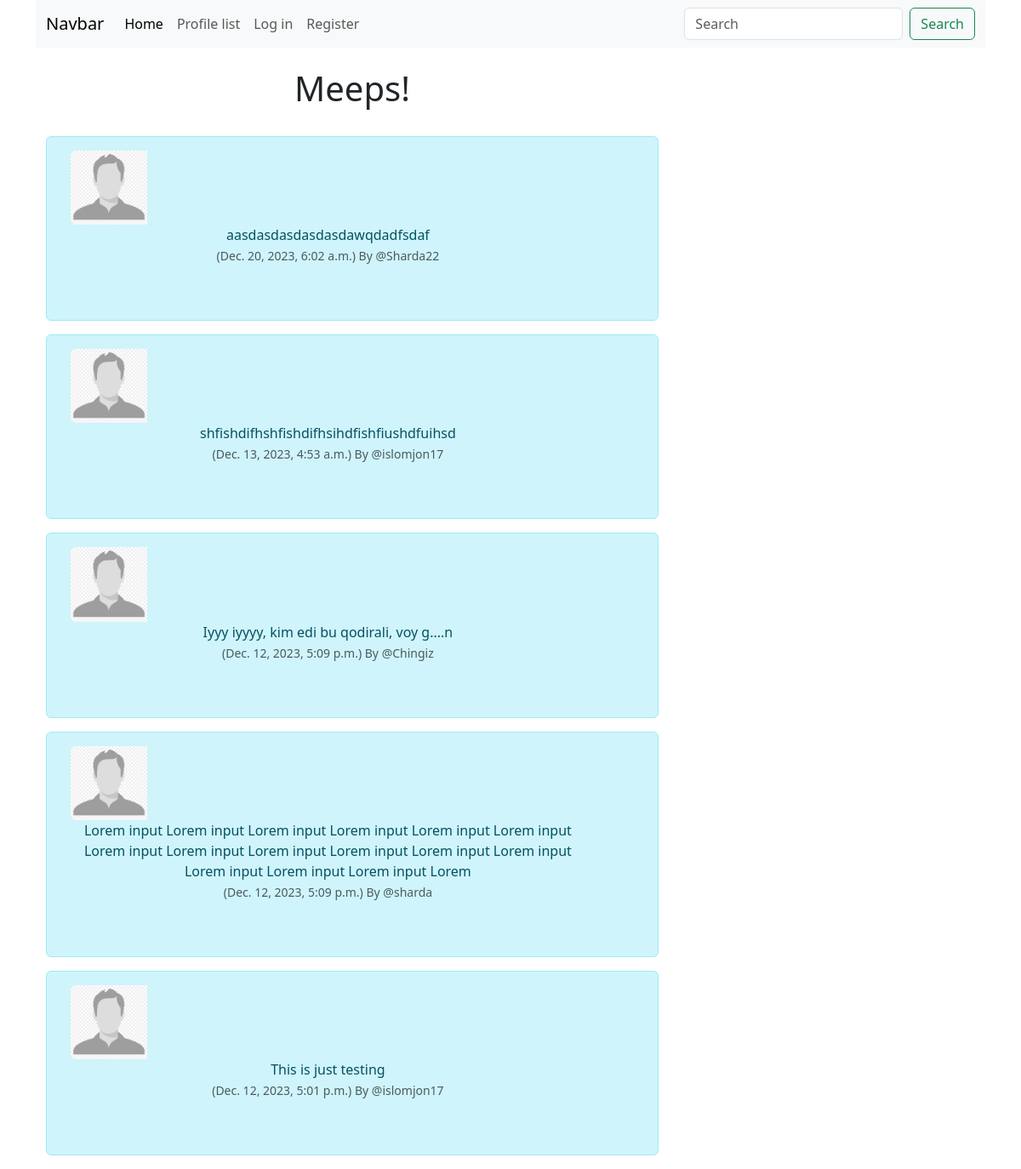
The app's page /, older data.
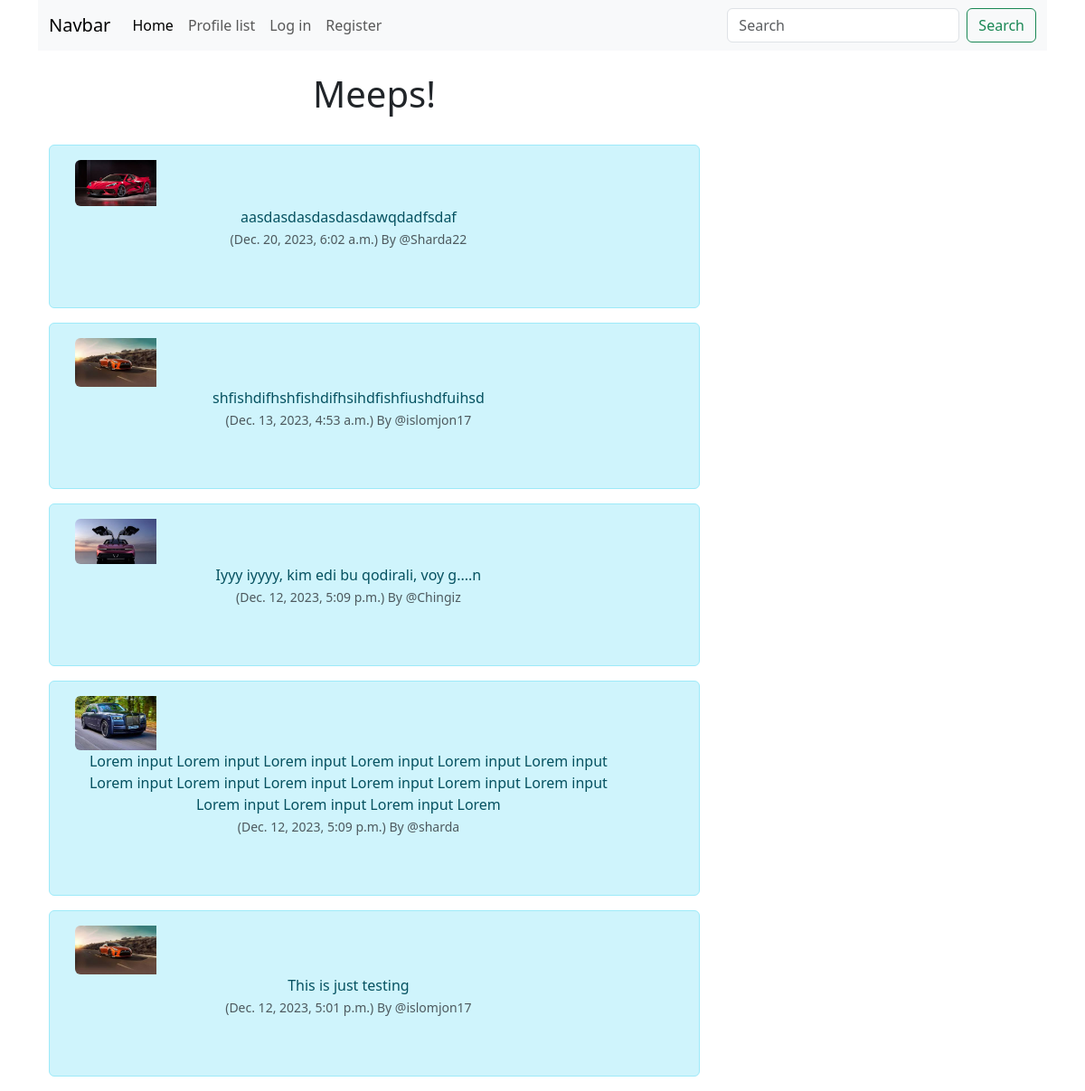
The same page, newer data.
### twitterclone/models.py (models this page shows, shortened)
class Meep(models.Model):
    user = models.ForeignKey(
        User, related_name = "meeps",
        on_delete= models.DO_NOTHING
    )
    body = models.CharField(max_length=200)
    created_at = models.DateTimeField(auto_now_add=True)
    likes = models.ManyToManyField(User, related_name="meep_like", blank=True)

class Profile(models.Model):
    user = models.OneToOneField(User, on_delete=models.CASCADE)
    follows = models.ManyToManyField("self",
                                    related_name="followed_by",
                                    symmetrical=False,
                                    blank=True)
    profile_image = models.ImageField(null=True, blank=True, upload_to="images/")
    created_date = models.DateTimeField(User, auto_now=True)

### twitterclone/views.py (the view)
# urls.py: path('', views.home, name="home"),
def home(request):
    if request.user.is_authenticated:
        form = MeepForm(request.POST or None)
        profiles = Profile.objects.exclude(user=request.user)
        if request.method == "POST":
            if form.is_valid():
                meep = form.save(commit=False)
                meep.user = request.user
                meep.save()
                messages.success(request, ("Yout meep has been posted!"))
                return redirect('home')
        meeps = Meep.objects.all().order_by("-created_at")
        return render(request, 'home.html', {'meeps':meeps, 'form':form})
    else:
        meeps = Meep.objects.all().order_by("-created_at")
        return render(request, 'home.html', {'meeps':meeps})

### twitterclone/templates/home.html (shortened to what this page needs)
{% extends 'base.html' %}
{% load static %}
{% block content %}
<div class="container text-center">
	<div class="row">
		<div class="col-8">
<h1> Meeps! </h1>
<br/>
{% for meeps in meeps %}
<div class="alert alert-info" role="alert">
  <div class="container">
    <div class="row">
        <div class="col-2">
            {% if meeps.user.profile.profile_image %}
              <img src="{{ meeps.user.profile.profile_image.url }}" width="200" height="200" class="img-fluid rounded-start  " alt="{{ profiles.user.username }}">
              {% else %}
              <img src="{% static 'twitterclone/images/profile_image_2.png' %}" width="200" height="200" class="img-fluid rounded-start" alt="Profile picture">
             {% endif %}
        </div>
             <div class="col-11">
            {{ meeps.body }} </br>
            <small class="text-muted">
            ({{ meeps.created_at }}) By
            @{{ meeps.user.username }}
          </small>
          <br/> <br/><br/>
        </div>
      </div>
     </div>
  </div>
{% endfor %}
</div>
<div class="col-4">
  <br/><br/><br/>
</div>
{% endblock  %}

Row changes from the older to the newer data that the page shows:
changed through a linked row, Meep "aasdasdasdasdasdawqdadfsdaf": user.profile.profile_image: picture added; profile_image: picture removed
changed through a linked row, Meep "shfishdifhshfishdifhsihdfishfiushdfuihsd": user.profile.profile_image: picture added; profile_image: picture removed
changed through a linked row, Meep "Iyyy iyyyy, kim edi bu qodirali, voy g....n": user.profile.profile_image: picture added; profile_image: picture removed
changed through a linked row, Meep "sharda": user.profile.profile_image: picture added; profile_image: picture removed
changed through a linked row, Meep "This is just testing": user.profile.profile_image: picture added; profile_image: picture removed
